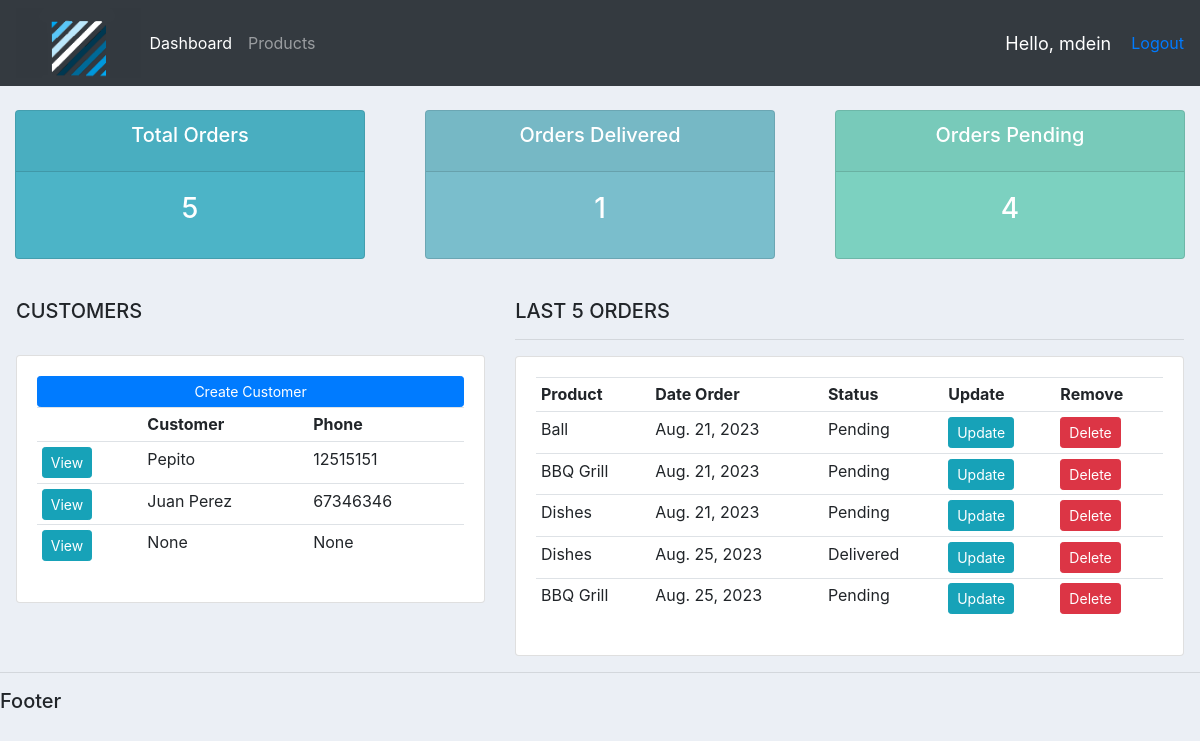
Before: / (signed in) with the older database file.
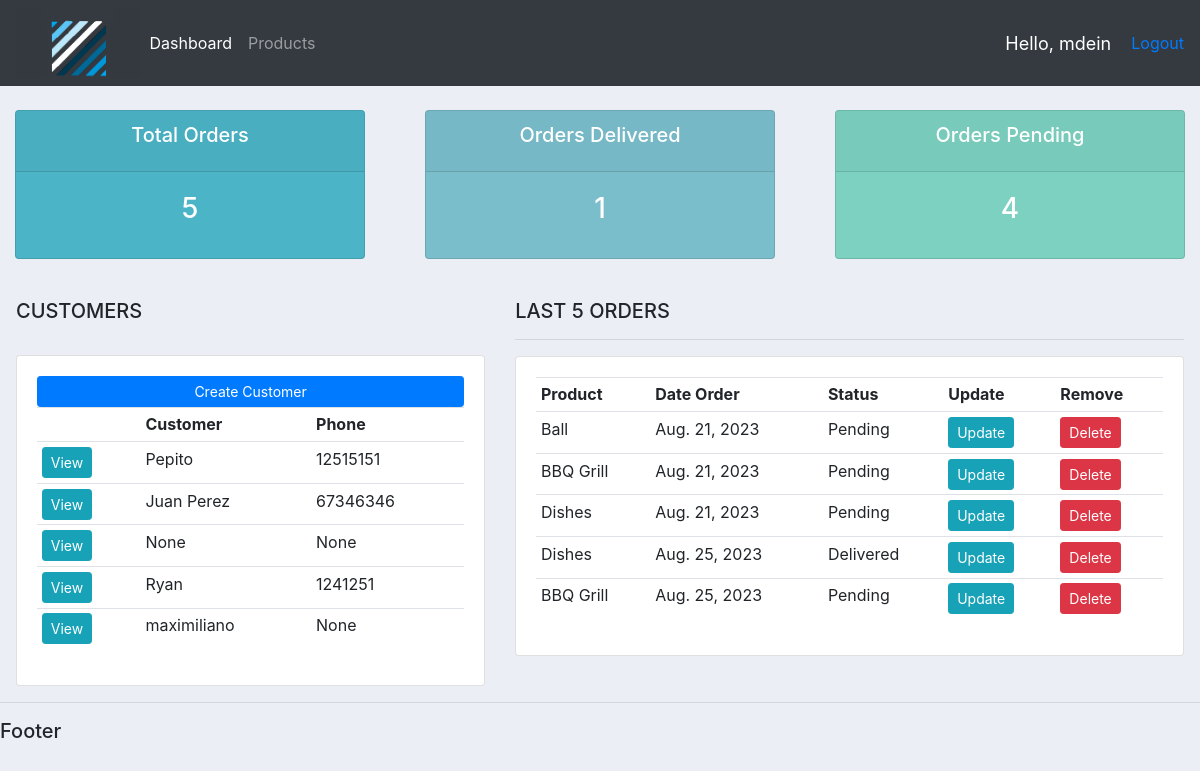
After: the same page with the newer database file.
### accounts/models.py (models this page shows, shortened)
class Customer (models.Model):
    user = models.OneToOneField(User, null=True, blank=True, on_delete=models.CASCADE)
    name = models.CharField (max_length=200,null=True)
    phone = models.CharField (max_length=200,null=True)
    email = models.EmailField (max_length=200,null=True)
    profile_pic = models.ImageField (default= 'avatar1.png', null=True, blank=True)
    date_created = models.DateField (auto_now_add=True,null=True)

class Order (models.Model):
    STATUS = (
        ('Pending', 'Pending'),
        ('Out of delivery', 'Out of delivery'),
        ('Delivered', 'Delivered'),
    )
    customer = models.ForeignKey(Customer, null=True, on_delete=models.SET_NULL)
    product =  models.ForeignKey(Product, null=True, on_delete=models.SET_NULL)
    date_created = models.DateField (auto_now_add=True,null=True)
    status = models.CharField (max_length=200,null=True, choices=STATUS) #CADA VEZ QUE CREO UNA ORDEN TIENE UN MENÚ DESPLEGABLE CON LAS OPCIONES STATUS
    note = models.CharField (max_length=200,null=True)

class Product(models.Model):
    CATEGORY = (
        ('Indoor', 'Indoor'),
        ('Out Door', 'Out Door'),
    )
    name = models.CharField (max_length=200,null=True)
    price = models.FloatField(null=True)
    category = models.CharField (max_length=200,null=True, choices = CATEGORY)
    description = models.CharField (max_length=200,null=True, blank=True)
    date_created = models.DateField (auto_now_add=True,null=True)
    tags = models.ManyToManyField(Tag)
    def __str__(self):
        return self.name

### accounts/decorators.py (the view)
    def wrapper_function (request, *args, **kwargs):
        group = None
        if request.user.groups.exists():
            group = request.user.groups.all()[0].name
        if group == 'customer':
            return redirect('user-page')
        if group == 'admin':
            return view_func(request, *args, **kwargs)

### accounts/views.py (called while the page is built)
@login_required(login_url='login')
@admin_only
def home (request):
    orders = Order.objects.all()
    customers = Customer.objects.all()
    total_customers = customers.count()
    total_orders = orders.count()
    delivered = orders.filter (status='Delivered').count()
    pending = orders.filter (status='Pending').count()
    context = {'orders': orders, 'customers': customers, 'pending': pending, 'total_customers': total_customers, 'total_orders': total_orders, 'delivered': delivered}
    return render (request, 'accounts/dashboard.html', context)

### accounts/templates/accounts/dashboard.html (shortened to what this page needs)
{% extends 'accounts/main.html' %}
{% block content %}
{% include 'accounts/status.html'%}
<br>
<div class="row" style="padding-left: 1rem; padding-right: 1rem;">
    <div class="col-md-5">
        <h5> CUSTOMERS </h5>
        <br>
        <div class="card card-body">
            <a class="btn btn-primary btn-sm btn-block" href=""> Create Customer
            </a>
            <table class="table table-sm">
                <tr>
                    <th></th>
                    <th>Customer</th>
                    <th>Phone</th>
                {%for customer in customers %}
                <tr>
                    <td><a class="btn btn-sm btn-info" href="{%url 'customer' customer.id%}">View</td>
                    <td>{{customer.name}}</td>
                    <td>{{customer.phone}}</td>
                {%endfor%}
            </table>
        </div>
    </div>
    <div class="col-md-7">
        <h5> LAST 5 ORDERS </h5>
        <hr>
        <div class="card card-body">
            <table class ="table table-sm">
                <tr>
                    <th>Product</th>
                    <th>Date Order</th>
                    <th>Status</th>
                    <th>Update</th>
                    <th>Remove</th>
                </tr>
                {%for order in orders %}
                    <tr>
                        <td>{{order.product}}</td>
                        <td>{{order.date_created}}</td>
                        <td>{{order.status}}</td>
                        <td><a class="btn btn-sm btn-info" href="{%url 'update_order' order.id%}"> Update</a></td>
                        <td><a class="btn btn-sm btn-danger" href="{%url 'delete_order' order.id%}"> Delete</a></td>
                    </tr>
                {%endfor%}
            </table>
        </div>
    </div>
</div>
                {% endblock %}

### accounts/templates/accounts/main.html (shortened to what this page needs)
{% load static %}
<!DOCTYPE html>
<html>
<head>
    <link rel="stylesheet" href="https://cdn.jsdelivr.net/npm/bootstrap@4.4.1/dist/css/bootstrap.min.css">
    <link rel="stylesheet" type="text/css" href="{% static '/css/main.css' %}">
</head>
<body>
    {% include 'accounts/navbar.html'%}
    {% block content %}
    {% endblock %}
    <hr>
    <h5>Footer</h5>
</body>
</html>

### accounts/templates/accounts/navbar.html (shortened to what this page needs)
{% load static %}
<nav class="navbar navbar-expand-lg navbar-dark bg-dark">
    <img src ="{% static 'images/logo.png' %}" style="height: 70px">
    <div class="collapse navbar-collapse" id="navbarNav">
      <ul class="navbar-nav">
        {% if request.user.is_staff %}
        <li class="nav-item active">
          <a class="nav-link" href="{% url 'home' %}">Dashboard</a>
        </li>
        <li class="nav-item">
          <a class="nav-link" href="{% url 'products' %}">Products</a>
        </li>
        {%else%}
        <li class="nav-item">
          <a class="nav-link" href="{% url 'account' %}">Settings</a>
        </li>
        {%endif%}
      </ul>
    </div>
  <span class="hello-msg"> Hello, {{request.user}} </span>
  <span> <a href="{%url 'logout' %}"> Logout </a> </span>
  </nav>

### accounts/templates/accounts/status.html
<br>
<div class="row">
    <div class="col">
        <div class="col-md">
            <div class="card text-center text-white mb-3" id="total-orders">
                <div class="card-header">
                    <h5 class="card-title"> Total Orders </h5>
                </div>
                <div class="card-body">
                    <h3 class="card-title">{{total_orders}}</h3>
                </div>
            </div>
        </div>
    </div>
    <div class="col">
        <div class="col-md">
            <div class="card text-center text-white mb-3" id="orders-delivered">
                <div class="card-header">
                    <h5 class="card-title"> Orders Delivered </h5>
                </div>
                <div class="card-body">
                    <h3 class="card-title">{{delivered}}</h3>
                </div>
            </div>
        </div>
    </div>
    <div class="col">
        <div class="col-md">
            <div class="card text-center text-white mb-3" id="orders-pending">
                <div class="card-header">
                    <h5 class="card-title"> Orders Pending </h5>
                </div>
                <div class="card-body">
                    <h3 class="card-title">{{pending}}</h3>
                </div>
            </div>
        </div>
    </div>
</div>

### static/css/main.css (style rules this page uses)
body { background-color: #ebeff5; }
#total-orders { background-color: #4cb4c7; }
#orders-delivered { background-color: #7abecc; }
#orders-pending { background-color: #7CD1C0; }

### accounts/templates/accounts/navbar.html (style rules this page uses)
.hello-msg { font-size:18px; color: #fff; margin-right:20px; }

Changed rows visible on the page:
added Customer: name "Ryan", phone "1241251"
added Customer: name "maximiliano", phone "None"
